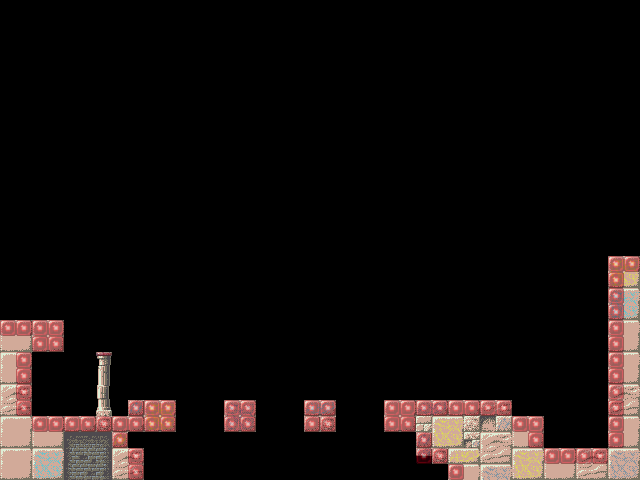

Below is a game level as drawn by its tile map, then a one-line description and the .tmx that defines it (tile-layer data replaced by summaries):
An orthogonal 40x30 tile map with 16x16 px tiles, 3 tile layers (Background, Foreground, Meta), 2 tilesets and 3 objects (Zone, Portal, Spawn).

<map version="1.0" tiledversion="1.1.5" orientation="orthogonal" renderorder="right-down" width="40" height="30" tilewidth="16" tileheight="16" infinite="0" nextobjectid="4">
 <properties>
  <property name="prefix" value="testMap2" />
 </properties>
 <tileset firstgid="1" source="Classical.tsx" />
 <tileset firstgid="369" source="cshapes3.tsx" />
 <layer name="Background" width="40" height="30">
  <data>[1200 cells, 140 non-empty, 48 distinct tile ids]</data>
 </layer>
 <layer name="Foreground" width="40" height="30">
  <data>[1200 cells, 4 non-empty, 4 distinct tile ids]</data>
 </layer>
 <layer name="Meta" width="40" height="30" opacity="0.45">
  <properties>
   <property name="meta" type="bool" value="true" />
  </properties>
  <data>[1200 cells, 68 non-empty, 2 distinct tile ids]</data>
 </layer>
 <objectgroup name="Objects">
  <object id="1" name="killBox0" type="Zone" x="144" y="464" width="304" height="16">
   <properties>
    <property name="instance" value="HurtBox" />
    <property name="kill" type="bool" value="true" />
    <property name="triggerMode" value="EXIT_BELOW" />
   </properties>
  </object>
  <object id="2" name="screenLeft" type="Portal" x="0" y="0" width="16" height="320">
   <properties>
    <property name="destination" value="testMap0.screenRight" />
    <property name="entrance" value="LEFT" />
    <property name="instance" value="Portal" />
    <property name="yAdjust" type="float" value="0" />
   </properties>
  </object>
  <object id="3" name="spawn" type="Spawn" x="320" y="400">
   <point />
  </object>
 </objectgroup>
</map>